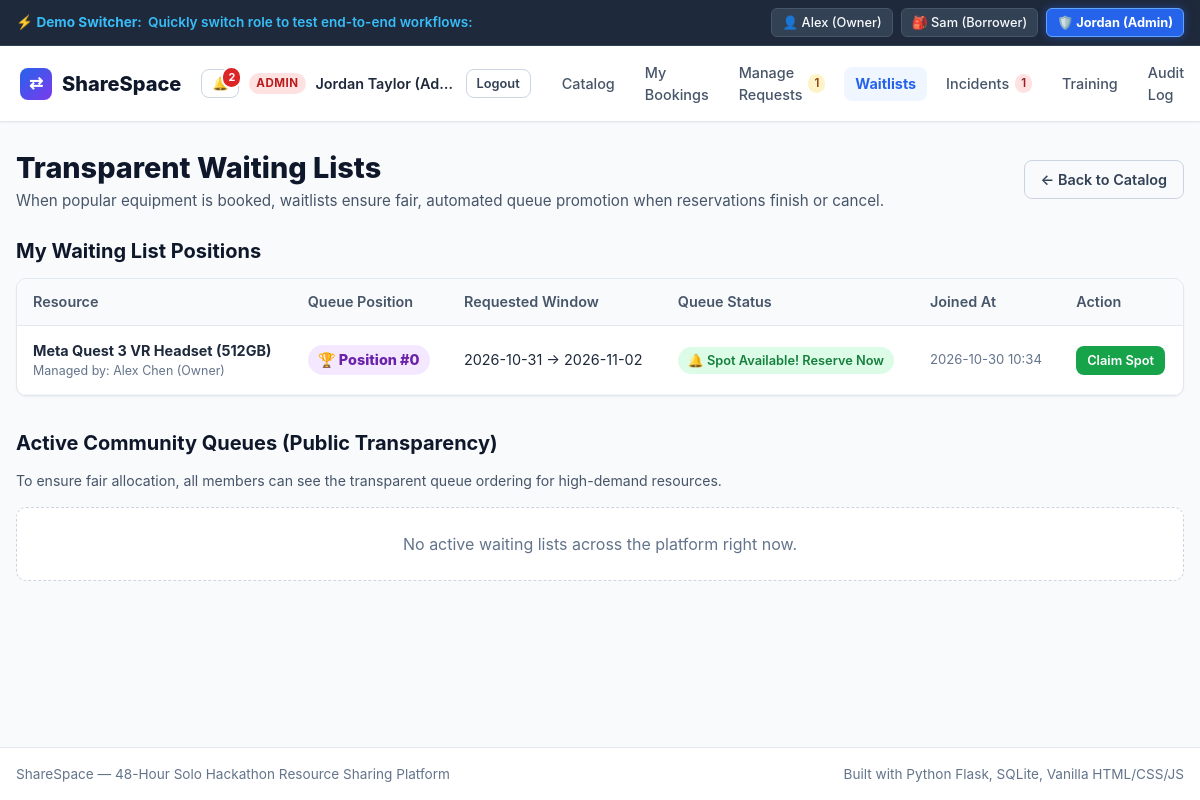
/waitlists (signed in), run on the app's committed database.
### tables this page shows
CREATE TABLE users (
    id INTEGER PRIMARY KEY AUTOINCREMENT,
    name TEXT NOT NULL,
    email TEXT UNIQUE NOT NULL,
    password_hash TEXT NOT NULL,
    role TEXT DEFAULT 'member', -- 'member', 'owner', 'admin'
    created_at TIMESTAMP DEFAULT CURRENT_TIMESTAMP
);

CREATE TABLE waitlists (
    id INTEGER PRIMARY KEY AUTOINCREMENT,
    resource_id INTEGER NOT NULL,
    user_id INTEGER NOT NULL,
    start_date TEXT NOT NULL,
    end_date TEXT NOT NULL,
    status TEXT DEFAULT 'waiting', -- 'waiting', 'notified', 'converted', 'cancelled'
    created_at TIMESTAMP DEFAULT CURRENT_TIMESTAMP,
    FOREIGN KEY (resource_id) REFERENCES resources(id) ON DELETE CASCADE,
    FOREIGN KEY (user_id) REFERENCES users(id) ON DELETE CASCADE
);

CREATE TABLE resources (
    id INTEGER PRIMARY KEY AUTOINCREMENT,
    owner_id INTEGER NOT NULL,
    title TEXT NOT NULL,
    description TEXT,
    category TEXT NOT NULL,
    location TEXT,
    image_url TEXT,
    status TEXT DEFAULT 'available', -- 'available', 'reserved', 'in_use', 'maintenance'
    required_certification_id INTEGER,
    max_days INTEGER DEFAULT 5, -- Fair usage limit per booking
    created_at TIMESTAMP DEFAULT CURRENT_TIMESTAMP,
    FOREIGN KEY (owner_id) REFERENCES users(id) ON DELETE CASCADE,
    FOREIGN KEY (required_certification_id) REFERENCES certifications(id) ON DELETE SET NULL
);

### app.py (the view)
@app.route('/waitlists')
@login_required
def waitlists():
    raw_my_waitlists = query_db(
        """
        SELECT w.*, r.title as resource_title, u.name as owner_name
        FROM waitlists w
        JOIN resources r ON w.resource_id = r.id
        JOIN users u ON r.owner_id = u.id
        WHERE w.user_id = ?
        ORDER BY w.created_at DESC
        """,
        (g.user['id'],)
    )
    my_waitlists = []
    for item in raw_my_waitlists:
        w_dict = dict(item)
        pos_row = query_db(
            "SELECT COUNT(*) as count FROM waitlists WHERE resource_id = ? AND status = 'waiting' AND created_at <= ?",
            (w_dict['resource_id'], w_dict['created_at']),
            one=True
        )
        w_dict['position'] = pos_row['count'] if pos_row else 1
        my_waitlists.append(w_dict)
    raw_public = query_db(
        """
        SELECT w.*, r.title as resource_title, u.name as user_name
        FROM waitlists w
        JOIN resources r ON w.resource_id = r.id
        JOIN users u ON w.user_id = u.id
        WHERE w.status = 'waiting'
        ORDER BY w.resource_id, w.created_at ASC
        """
    )
    public_queues = []
    counter = {}
    for q in raw_public:
        q_dict = dict(q)
        r_id = q_dict['resource_id']
        counter[r_id] = counter.get(r_id, 0) + 1
        q_dict['position'] = counter[r_id]
        public_queues.append(q_dict)
    return render_template('waitlists.html', my_waitlists=my_waitlists, public_queues=public_queues)

### app.py (called while the page is built)
def login_required(f):
    @wraps(f)
    def decorated_function(*args, **kwargs):
        if not g.user:
            flash("Please log in to access this page.", "warning")
            return redirect(url_for('login'))
        return f(*args, **kwargs)
    return decorated_function

### database.py (called while the page is built)
def get_db():
    conn = sqlite3.connect(DATABASE_PATH)
    conn.row_factory = sqlite3.Row
    conn.execute("PRAGMA foreign_keys = ON;")
    return conn

def query_db(query, args=(), one=False):
    conn = get_db()
    try:
        cur = conn.cursor()
        cur.execute(query, args)
        rows = cur.fetchall()
        cur.close()
        return (rows[0] if rows else None) if one else rows
    finally:
        conn.close()

### templates/waitlists.html (shortened to what this page needs)
{% extends "base.html" %}
{% block content %}
<div class="catalog-header">
    <div>
        <h1 style="font-size: 1.8rem; font-weight: 800; color: var(--slate-900);">Transparent Waiting Lists</h1>
        <p style="color: var(--slate-600); font-size: 0.95rem;">
            When popular equipment is booked, waitlists ensure fair, automated queue promotion when reservations finish or cancel.
        </p>
    </div>
    <a href="{{ url_for('index') }}" class="btn btn-outline">&larr; Back to Catalog</a>
</div>
<div style="margin-bottom: 32px;">
    <h2 style="font-size: 1.25rem; font-weight: 700; margin-bottom: 12px; color: var(--slate-900);">
        My Waiting List Positions
    </h2>
    {% if my_waitlists %}
        <div class="table-responsive">
            <table class="data-table">
                <thead>
                    <tr>
                        <th>Resource</th>
                        <th>Queue Position</th>
                        <th>Requested Window</th>
                        <th>Queue Status</th>
                        <th>Joined At</th>
                        <th>Action</th>
                    </tr>
                </thead>
                <tbody>
                    {% for w in my_waitlists %}
                        <tr>
                            <td>
                                <strong>{{ w['resource_title'] }}</strong>
                                <div style="font-size: 0.78rem; color: var(--slate-500);">Managed by: {{ w['owner_name'] }}</div>
                            </td>
                            <td>
                                <span class="badge" style="background: #f3e8ff; color: #6b21a8; font-size: 0.9rem; font-weight: 800;">
                                    🏆 Position #{{ w['position'] }}
                                </span>
                            </td>
                            <td>{{ w['start_date'] }} &rarr; {{ w['end_date'] }}</td>
                            <td>
                                {% if w['status'] == 'notified' %}
                                    <span class="badge badge-available">
                                        🔔 Spot Available! Reserve Now
                                    </span>
                                {% elif w['status'] == 'waiting' %}
                                    <span class="badge badge-pending">
                                        ⏳ In Queue
                                    </span>
                                {% else %}
                                    <span class="badge">{{ w['status'] }}</span>
                                {% endif %}
                            </td>
                            <td style="font-size: 0.82rem; color: var(--slate-500);">{{ w['created_at'][:16] }}</td>
                            <td>
                                {% if w['status'] == 'notified' %}
                                    <a href="{{ url_for('resource_detail', resource_id=w['resource_id']) }}" class="btn btn-success btn-sm">
                                        Claim Spot
                                    </a>
                                {% else %}
                                    <form method="POST" action="{{ url_for('cancel_waitlist', waitlist_id=w['id']) }}">
                                        <button type="submit" class="btn btn-outline btn-sm" style="color: var(--danger);">
                                            Leave Waitlist
                                        </button>
                                    </form>
                                {% endif %}
                            </td>
                        </tr>
                    {% endfor %}
                </tbody>
            </table>
        </div>
    {% endif %}
</div>
<div>
    <h2 style="font-size: 1.25rem; font-weight: 700; margin-bottom: 12px; color: var(--slate-900);">
        Active Community Queues (Public Transparency)
    </h2>
    <p style="font-size: 0.88rem; color: var(--slate-600); margin-bottom: 16px;">
        To ensure fair allocation, all members can see the transparent queue ordering for high-demand resources.
    </p>
    {% if public_queues %}
        <div class="table-responsive">
            <table class="data-table">
                <thead>
                    <tr>
                        <th>Resource</th>
                        <th>Queue Position</th>
                        <th>Member</th>
                        <th>Status</th>
                        <th>Queue Timestamp</th>
                    </tr>
                </thead>
                <tbody>
                    {% for q in public_queues %}
                        <tr>
                            <td><strong>{{ q['resource_title'] }}</strong></td>
                            <td>
                                <span class="badge" style="background: #e0f2fe; color: #0284c7; font-weight: 700;">
                                    #{{ q['position'] }}
                                </span>
                            </td>
                            <td>{{ q['user_name'] }}</td>
                            <td>
                                <span class="badge badge-{{ q['status'] }}">
                                    {{ q['status'] }}
                                </span>
                            </td>
                            <td style="font-size: 0.82rem; color: var(--slate-500);">{{ q['created_at'][:16] }}</td>
                        </tr>
                    {% endfor %}
                </tbody>
            </table>
        </div>
    {% else %}
        <div style="background: white; border: 1px dashed var(--slate-300); border-radius: var(--radius); padding: 24px; text-align: center; color: var(--slate-500);">
            No active waiting lists across the platform right now.
        </div>
    {% endif %}
</div>
{% endblock %}

### templates/base.html (shortened to what this page needs)
<!DOCTYPE html>
<html lang="en">
<head>
    <link rel="stylesheet" href="{{ url_for('static', filename='css/style.css') }}">
</head>
<body>
    <div class="demo-bar">
        <div class="demo-bar-inner">
            <div class="demo-bar-title">
                <span>⚡ <strong>Demo Switcher:</strong></span>
                <span class="demo-desc">Quickly switch role to test end-to-end workflows:</span>
            </div>
            <div class="demo-users">
                <a href="{{ url_for('switch_user', user_id=1) }}" class="demo-btn {% if g.user and g.user['id'] == 1 %}active{% endif %}">
                    👤 Alex (Owner)
                </a>
                <a href="{{ url_for('switch_user', user_id=2) }}" class="demo-btn {% if g.user and g.user['id'] == 2 %}active{% endif %}">
                    🎒 Sam (Borrower)
                </a>
                <a href="{{ url_for('switch_user', user_id=3) }}" class="demo-btn {% if g.user and g.user['id'] == 3 %}active{% endif %}">
                    🛡️ Jordan (Admin)
                </a>
            </div>
        </div>
    </div>
    <nav class="navbar">
        <div class="nav-container">
            <div class="nav-header">
                <a href="{{ url_for('index') }}" class="nav-brand">
                    <span class="logo-icon">⇄</span>
                    <span>ShareSpace</span>
                </a>
                <div class="nav-user">
                    {% if g.user %}
                        <a href="{{ url_for('notifications') }}" class="btn btn-outline btn-sm notif-btn" title="Notifications" style="position: relative;">
                            🔔
                            {% if g.unread_notifs_count > 0 %}
                                <span class="notif-badge">{{ g.unread_notifs_count }}</span>
                            {% endif %}
                        </a>
                        <span class="role-badge role-{{ g.user['role'] }}">{{ g.user['role'] }}</span>
                        <span class="user-display-name" style="font-size: 0.9rem; font-weight: 600;">{{ g.user['name'] }}</span>
                        <a href="{{ url_for('logout') }}" class="btn btn-outline btn-sm">Logout</a>
                    {% else %}
                        <a href="{{ url_for('login') }}" class="btn btn-outline btn-sm">Log In</a>
                        <a href="{{ url_for('register') }}" class="btn btn-primary btn-sm">Sign Up</a>
                    {% endif %}
                </div>
            </div>
            <ul class="nav-links">
                <li><a href="{{ url_for('index') }}" class="{% if request.path == url_for('index') %}active{% endif %}">Catalog</a></li>
                {% if g.user %}
                    <li>
                        <a href="{{ url_for('my_bookings') }}" class="{% if request.path == url_for('my_bookings') %}active{% endif %}">
                            My Bookings
                        </a>
                    </li>
                    {% if g.user['role'] in ['owner', 'admin'] %}
                        <li>
                            <a href="{{ url_for('manage_requests') }}" class="{% if request.path == url_for('manage_requests') %}active{% endif %}">
                                Manage Requests
                                {% if g.pending_requests_count %}
                                    <span class="badge badge-pending" style="padding: 1px 6px; font-size: 0.72rem;">{{ g.pending_requests_count }}</span>
                                {% endif %}
                            </a>
                        </li>
                    {% endif %}
                    <li><a href="{{ url_for('waitlists') }}" class="{% if request.path == url_for('waitlists') %}active{% endif %}">Waitlists</a></li>
                    <li>
                        <a href="{{ url_for('incidents') }}" class="{% if request.path == url_for('incidents') %}active{% endif %}">
                            Incidents
                            {% if g.open_incidents_count %}
                                <span class="badge badge-maintenance" style="padding: 1px 6px; font-size: 0.72rem;">{{ g.open_incidents_count }}</span>
                            {% endif %}
                        </a>
                    </li>
                    <li><a href="{{ url_for('training_catalog') }}" class="{% if request.path == url_for('training_catalog') %}active{% endif %}">Training</a></li>
                    <li><a href="{{ url_for('activity_history') }}" class="{% if request.path == url_for('activity_history') %}active{% endif %}">Audit Log</a></li>
                {% endif %}
            </ul>
        </div>
    </nav>
    <main class="container">
        {% block content %}{% endblock %}
    </main>
    <footer>
        <div style="max-width: 1200px; margin: 0 auto; display: flex; justify-content: space-between; align-items: center; flex-wrap: wrap; gap: 10px;">
            <span>ShareSpace — 48-Hour Solo Hackathon Resource Sharing Platform</span>
            <span>Built with Python Flask, SQLite, Vanilla HTML/CSS/JS</span>
        </div>
    </footer>
</body>
</html>

### data on the page
users: user.role "ADMIN", user.name "Jordan Taylor (Ad…"
waitlists: resource_title "Meta Quest 3 VR Headset (512GB)", owner_name "Alex Chen (Owner)", position "0", start_date "2026-10-31", end_date "2026-11-02", status "🔔 Spot Available! Reserve Now", created_at "2026-10-30 10:34"

### other printed values
{{ g.unread_notifs_count }} "2"
{{ g.pending_requests_count }} "1"
{{ g.open_incidents_count }} "1"
